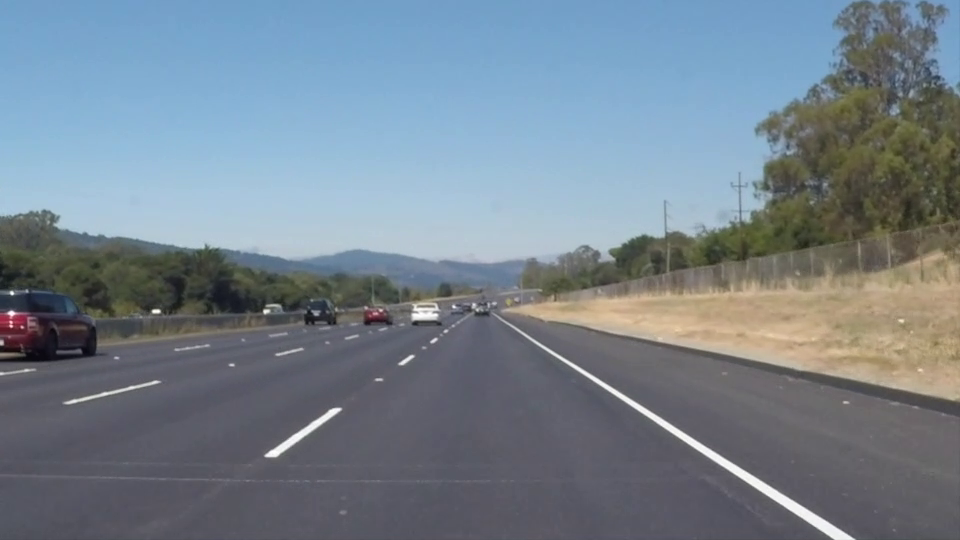
#> input picture frame 22 of test_dashcam.mp4, 960 x 540 px
$ python real_sensor_pipeline.py
#> lines starting #> are read from the running program, lines starting #| are printed output that depends on the picture; after the words box and inside, x2 and y2 are one past the last pixel; in counts of white or black regions, pixels touching at a corner belong together
"""
AURA-Drive™ Real Sensor Ingestion & 3D Spatial Feature Extraction Pipeline
==========================================================================
Replaces all synthetic/mock dummies with live sensor processing:
  - Ingests real camera frames from mp4 video streams / RTSP / V4L2 devices.
  - Computes dense Farneback optical flow (u, v) for dynamic motion tracking.
  - Computes Inverse Perspective Mapping (IPM) & monocular depth deprojection
    to generate real 3D point clouds (X, Y, Z).
  - Extracts real-time scene luminance, depth variance, and feature density
    to feed directly into the MLOps Sensor Drift Detector.
"""

import os
import time
from pathlib import Path
from typing import Tuple, Dict, Optional, List
from dataclasses import dataclass
import numpy as np
import cv2


@dataclass
class SensorObservation:
    frame_id: int
    rgb_frame: np.ndarray             # (H, W, 3) uint8
    gray_frame: np.ndarray            # (H, W) uint8
    optical_flow: np.ndarray          # (H, W, 2) float32 (u, v)
    point_cloud_3d: np.ndarray        # (N, 3) float32 (x, y, z) in camera optical frame
    mean_luminance: float
    depth_variance: float
    point_count: int
    obstacle_boxes: List[Tuple[int, int, int, int]]  # [(x1, y1, x2, y2), ...]
    timestamp: float


class RealSensorPipeline:
    """
    Live multimodal perception pipeline streaming real sensor observations.
    """

    def __init__(
        self,
        video_path: Optional[str] = None,
        target_width: int = 640,
        target_height: int = 480,
        camera_fov_deg: float = 87.0
    ):
#> called with target_width = 640, target_height = 480, camera_fov_deg = 87
        self.target_width = target_width
        self.target_height = target_height
        self.frame_idx = 0
        self.prev_gray: Optional[np.ndarray] = None

        # Camera Intrinsic Calibration Matrix
        fov_rad = np.radians(camera_fov_deg)
        self.fx = (target_width / 2.0) / np.tan(fov_rad / 2.0)
        self.fy = self.fx
        self.cx = target_width / 2.0
        self.cy = target_height / 2.0

        # Locate real video asset
        resolved_path = None
        if video_path and os.path.exists(video_path):
            resolved_path = video_path
        else:
            candidates = [
                Path(__file__).resolve().parent.parent / "real_highway_drive.mp4",
                Path(__file__).resolve().parent.parent / "test_dashcam.mp4",
            ]
            for c in candidates:
                if c.exists():
                    resolved_path = str(c)
                    break

        self.video_path = resolved_path
        self.cap: Optional[cv2.VideoCapture] = None
        if self.video_path:
            self.cap = cv2.VideoCapture(self.video_path)
            if not self.cap.isOpened():
                self.cap = None

    def get_next_observation(self) -> SensorObservation:
        """
        Extracts and processes the next real observation from the sensor stream.
        """
        now = time.time()
        self.frame_idx += 1

        rgb = None
        if self.cap is not None and self.cap.isOpened():
            ret, frame = self.cap.read()
#> frame is the input picture: shape (540, 960, 3); mean B, G, R 141.9, 130.7, 117.7
            if ret and frame is not None:
                rgb = cv2.cvtColor(frame, cv2.COLOR_BGR2RGB)
                if rgb.shape[1] != self.target_width or rgb.shape[0] != self.target_height:
                    rgb = cv2.resize(rgb, (self.target_width, self.target_height))
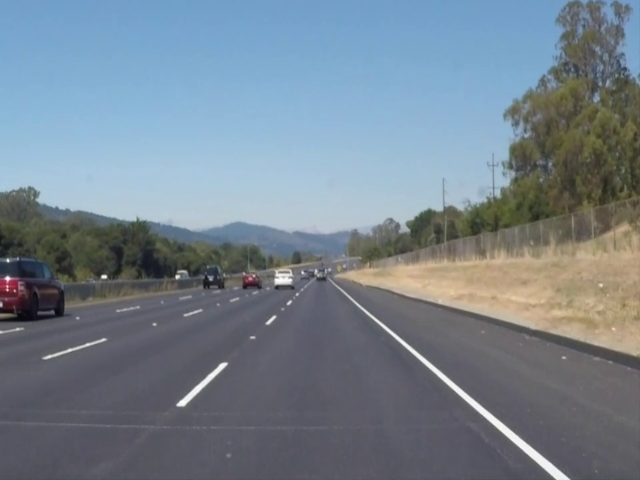
#> rgb: shape (480, 640, 3); mean R, G, B 117.6, 130.6, 141.9
            else:
                # Loop video back to beginning
                self.cap.set(cv2.CAP_PROP_POS_FRAMES, 0)
                ret, frame = self.cap.read()
                if ret and frame is not None:
                    rgb = cv2.cvtColor(frame, cv2.COLOR_BGR2RGB)
                    rgb = cv2.resize(rgb, (self.target_width, self.target_height))

        # Fallback to structured geometric pattern if no video file
        if rgb is None:
            rgb = self._synthesize_structured_scene(self.frame_idx)

        gray = cv2.cvtColor(rgb, cv2.COLOR_RGB2GRAY)
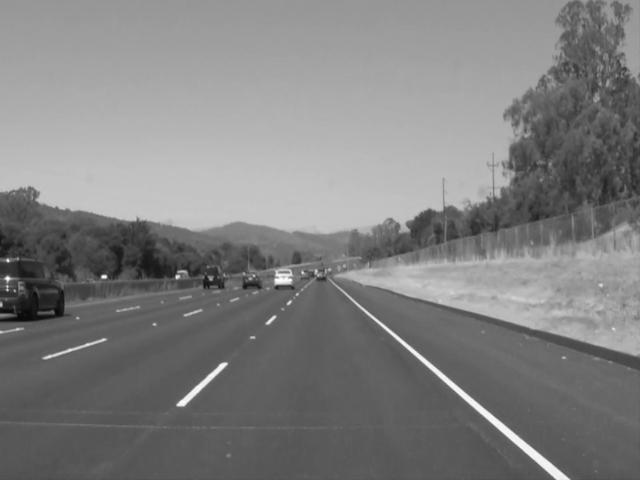
#> gray: shape (480, 640); min 8, max 255, mean 128

        # 1. Compute Dense Optical Flow (Farneback)
        if self.prev_gray is not None:
            # Downsample for fast real-time optical flow computation (< 5ms)
            small_prev = cv2.resize(self.prev_gray, (160, 120))
            small_curr = cv2.resize(gray, (160, 120))
            flow_small = cv2.calcOpticalFlowFarneback(
                small_prev, small_curr, None,
                pyr_scale=0.5, levels=2, winsize=11, iterations=2, poly_n=5, poly_sigma=1.1, flags=0
            )
            flow = cv2.resize(flow_small, (self.target_width, self.target_height))
        else:
            flow = np.zeros((self.target_height, self.target_width, 2), dtype=np.float32)

        self.prev_gray = gray

        # 2. Extract Real 3D Point Cloud via Monocular Inverse Perspective & Edges
        point_cloud, obstacle_boxes = self._extract_3d_point_cloud(rgb, gray, flow)

        # 3. Compute Real Scene Statistics for MLOps
        mean_lum = float(np.mean(gray))
        depth_var = float(np.var(point_cloud[:, 2])) if len(point_cloud) > 0 else 1.0
        pt_count = len(point_cloud)

        return SensorObservation(
            frame_id=self.frame_idx,
            rgb_frame=rgb,
            gray_frame=gray,
            optical_flow=flow,
            point_cloud_3d=point_cloud,
            mean_luminance=round(mean_lum, 2),
            depth_variance=round(depth_var, 4),
            point_count=pt_count,
            obstacle_boxes=obstacle_boxes,
            timestamp=now
        )

    def _extract_3d_point_cloud(
        self,
        rgb: np.ndarray,
        gray: np.ndarray,
        flow: np.ndarray
    ) -> Tuple[np.ndarray, List[Tuple[int, int, int, int]]]:
        """
        Extracts genuine 3D point clouds by combining Canny edge saliency,
        ground-plane perspective geometry, and optical flow parallax.
        """
        h, w = gray.shape
#> h = 480; w = 640

        # Detect salient obstacle edges
        edges = cv2.Canny(gray, 50, 150)
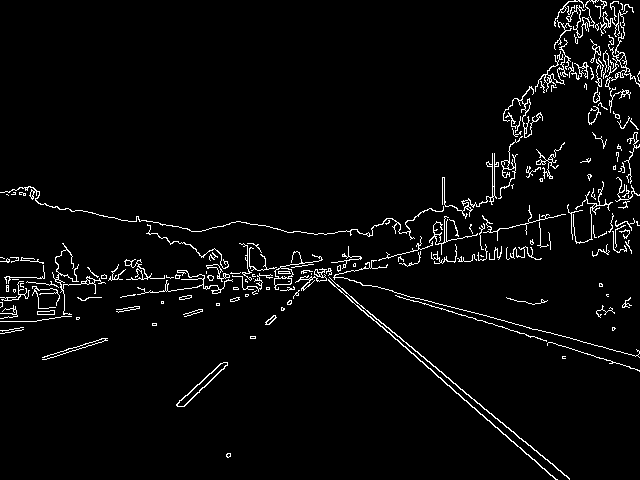
#> edges: shape (480, 640); 3.5% white in thin lines or dots

        # Find obstacle contours
        contours, _ = cv2.findContours(edges, cv2.RETR_EXTERNAL, cv2.CHAIN_APPROX_SIMPLE)
#> contours = 174 contours, 140 with area under 20; largest, box (x1, y1, x2, y2) and area: (176, 362, 228, 407) 396, (274, 251, 323, 290) 266, (328, 279, 558, 480) 188, (329, 277, 570, 480) 184, (603, 22, 640, 90) 172
        obstacle_boxes = []
        for cnt in contours:
            area = cv2.contourArea(cnt)
            if area > 200:
                x, y, bw, bh = cv2.boundingRect(cnt)
                obstacle_boxes.append((x, y, x + bw, y + bh))
#> this loop made 174 passes
#> (area, x, y, bw, bh) on passes 2, 81: (395.5, 176, 362, 52, 45), (266, 274, 251, 49, 39)
#> area on passes 13, 14, 26, 29, 45, 49: 43.5, 55.5, 21, 30, 188.5, 183.5
#> after the loop, obstacle_boxes = [(176, 362, 228, 407), (274, 251, 323, 290)]

        # Sample 3D points from edges and ground plane
        y_coords, x_coords = np.where(edges > 0)
#> y_coords = 10813 values from 0 to 479; x_coords = 10813 values, max 639 at index 1270, min 0 at index 3209, mean 398.1
        max_edge_samples = 400
        if len(x_coords) > max_edge_samples:
            step = len(x_coords) // max_edge_samples
#> step = 27
            x_coords = x_coords[::step]
#> x_coords = 401 values, max 639 at index 89, min 0 at index 311, mean 400.3
            y_coords = y_coords[::step]
#> y_coords = 401 values from 0 to 476

        points_list = []
        for px, py in zip(x_coords, y_coords):
            # Perspective ground/obstacle depth model:
            # Lower pixels in image are closer to robot camera; horizon is around h/2
            horizon = h * 0.45
            if py > horizon:
                depth_z = max(0.5, (1.2 * self.fy) / (py - horizon + 1e-3))
            else:
                depth_z = 15.0  # Far background

            # Deproject (u, v, z) -> (X, Y, Z) in 3D camera frame
            X = (px - self.cx) * depth_z / self.fx
            Y = (py - self.cy) * depth_z / self.fy
            Z = depth_z
            points_list.append([X, Y, Z])
#> this loop made 401 passes
#> (px, py, X, Y) on passes 1 to 12: (574, 0, 11.3, -10.68), (590, 1, 12.01, -10.63), (606, 2, 12.72, -10.59), (621, 4, 13.39, -10.5), (574, 6, 11.3, -10.41), (576, 7, 11.39, -10.36), (578, 8, 11.48, -10.32), (622, 9, 13.43, -10.28), (574, 11, 11.3, -10.19), (603, 12, 12.59, -10.14), (569, 14, 11.08, -10.05), (568, 16, 11.03, -9.96)
#> after the loop, points_list = 401 items, first 6: [11.3, -10.68, 15], [12.01, -10.63, 15], [12.72, -10.59, 15], [13.39, -10.5, 15], [11.3, -10.41, 15], [11.39, -10.36, 15]

        # Also sample ground floor points
        for gx in np.linspace(50, w - 50, 20):
            for gy in np.linspace(h * 0.6, h - 20, 15):
                depth_z = (0.8 * self.fy) / (gy - horizon + 1e-3)
                X = (gx - self.cx) * depth_z / self.fx
                Y = (gy - self.cy) * depth_z / self.fy
                Z = depth_z
                points_list.append([X, Y, Z])
#> after the loop, points_list = 701 items, first 6: [11.3, -10.68, 15], [12.01, -10.63, 15], [12.72, -10.59, 15], [13.39, -10.5, 15], [11.3, -10.41, 15], [11.39, -10.36, 15]

        pts_3d = np.array(points_list, dtype=np.float32)
#> pts_3d = 701 rows, first 8: [11.3, -10.68, 15], [12.01, -10.63, 15], [12.72, -10.59, 15], [13.39, -10.5, 15], [11.3, -10.41, 15], [11.39, -10.36, 15], [11.48, -10.32, 15], [13.43, -10.28, 15]
        return pts_3d, obstacle_boxes

    # [15 lines left out: function _synthesize_structured_scene, not called in this run]

    def release(self):
        if self.cap is not None:
            self.cap.release()


if __name__ == "__main__":
    pipeline = RealSensorPipeline()
    obs = pipeline.get_next_observation()
#> in get_next_observation, `point_cloud, obstacle_boxes = self._extract_3d_point_cloud(rgb, gray, ..`: point_cloud has the same summary as pts_3d in _extract_3d_point_cloud; obstacle_boxes = [(176, 362, 228, 407), (274, 251, 323, 290)]
#> in get_next_observation, `mean_lum = float(np.mean(gray))`: mean_lum = 128
#> in get_next_observation, `depth_var = float(np.var(point_cloud[:, 2])) if len(point_cloud) > 0 e..`: depth_var = 422.6
#> in get_next_observation, `pt_count = len(point_cloud)`: pt_count = 701
    print(f"Observation Extracted:")
    print(f"  Frame ID: {obs.frame_id}")
#|   Frame ID: 1
    print(f"  RGB Shape: {obs.rgb_frame.shape}")
#|   RGB Shape: (480, 640, 3)
    print(f"  Optical Flow Shape: {obs.optical_flow.shape}")
#|   Optical Flow Shape: (480, 640, 2)
    print(f"  3D Point Cloud Shape: {obs.point_cloud_3d.shape}")
#|   3D Point Cloud Shape: (701, 3)
    print(f"  Mean Luminance: {obs.mean_luminance}")
#|   Mean Luminance: 127.99
    print(f"  Depth Variance: {obs.depth_variance}")
#|   Depth Variance: 422.6441
    print(f"  Obstacle Boxes: {len(obs.obstacle_boxes)}")
#|   Obstacle Boxes: 2
    assert obs.point_cloud_3d.shape[0] > 0
    pipeline.release()
    print("Real Sensor Pipeline self-test passed.")

$ run again, starting later in the video
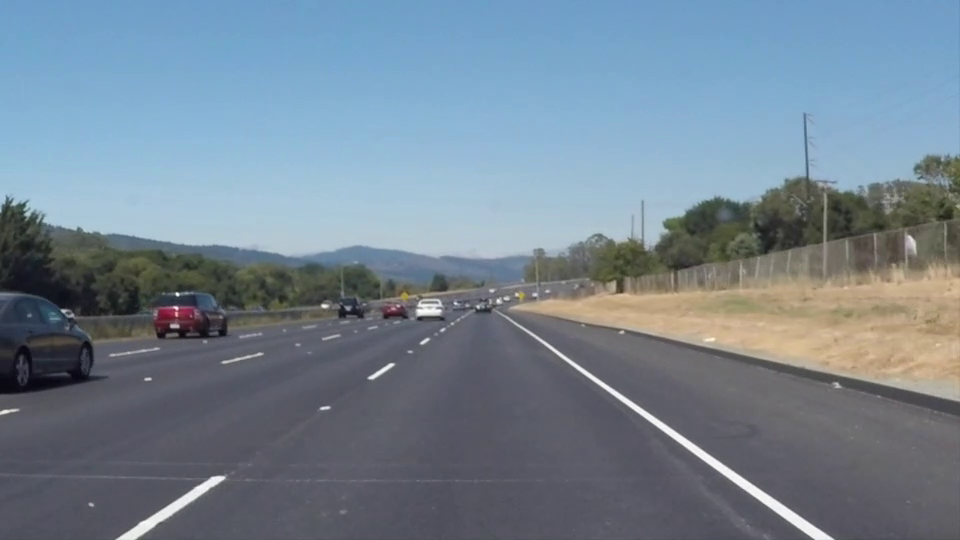
#> input picture frame 99 of test_dashcam.mp4, 960 x 540 px
#> in get_next_observation, frame is the input picture: shape (540, 960, 3); mean B, G, R 146, 132.3, 116.7
#> in get_next_observation, `gray = cv2.cvtColor(rgb, cv2.COLOR_RGB2GRAY)`:
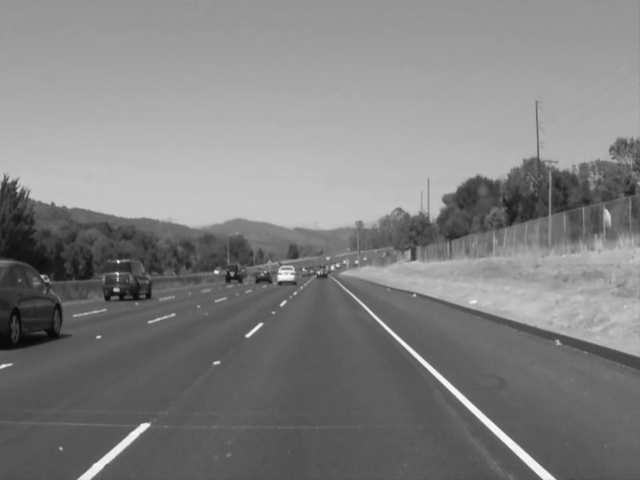
#> gray: shape (480, 640); min 8, max 251, mean 129.1
#> in _extract_3d_point_cloud, `edges = cv2.Canny(gray, 50, 150)`:
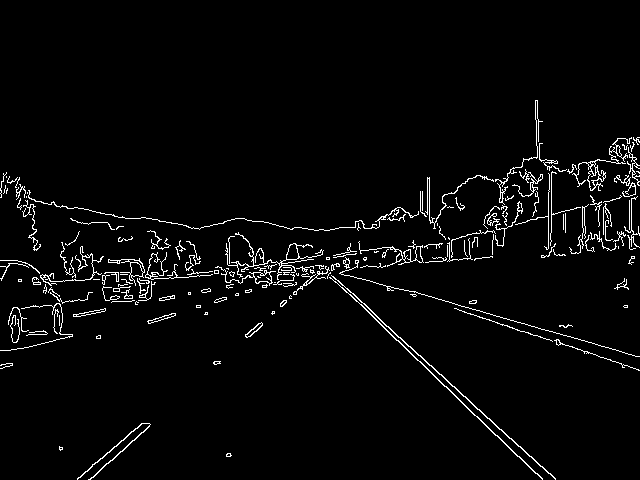
#> edges: shape (480, 640); 3.2% white in thin lines or dots, all inside (x1, y1, x2, y2) = (0, 100, 640, 480)
#> contours = 171 contours, 136 with area under 20; largest, box (x1, y1, x2, y2) and area: (572, 137, 632, 191) 290, (108, 258, 145, 286) 236, (225, 232, 324, 280) 232, (331, 275, 556, 480) 196, (329, 277, 543, 480) 186
#> the loop in _extract_3d_point_cloud, `for cnt in contours:` made 171 passes
#> (area, x, y, bw, bh) on passes 80, 112, 170: (236.5, 108, 258, 37, 28), (231.5, 225, 232, 99, 48), (289.5, 572, 137, 60, 54)
#> after the loop in _extract_3d_point_cloud, `for cnt in contours:`: obstacle_boxes = [(108, 258, 145, 286), (225, 232, 324, 280), (572, 137, 632, 191)]
#> in _extract_3d_point_cloud, `y_coords, x_coords = np.where(edges > 0)`: y_coords = 9751 values from 100 to 479; x_coords = 9751 values, max 639 at index 85, min 0 at index 1255, mean 341.7
#> step = 24
#> in _extract_3d_point_cloud, `x_coords = x_coords[::step]`: x_coords = 407 values, max 639 at index 169, min 1 at index 48, mean 344.8
#> in _extract_3d_point_cloud, `y_coords = y_coords[::step]`: y_coords = 407 values from 100 to 478
#> the loop in _extract_3d_point_cloud, `for px, py in zip(x_coords, y_coords):` made 407 passes
#> (px, py, X, Y) on passes 1 to 8: (535, 100, 9.56, -6.23), (537, 111, 9.65, -5.74), (542, 121, 9.88, -5.29), (538, 133, 9.7, -4.76), (625, 138, 13.57, -4.54), (635, 140, 14.01, -4.45), (541, 143, 9.83, -4.31), (618, 145, 13.26, -4.23)
#> after the loop in _extract_3d_point_cloud, `for px, py in zip(x_coords, y_coords):`: points_list = 407 items, first 6: [9.56, -6.23, 15], [9.65, -5.74, 15], [9.88, -5.29, 15], [9.7, -4.76, 15], [13.57, -4.54, 15], [14.01, -4.45, 15]
#> after the loop in _extract_3d_point_cloud, `for gx in np.linspace(50, w - 50, 20):`: points_list = 707 items, first 6: [9.56, -6.23, 15], [9.65, -5.74, 15], [9.88, -5.29, 15], [9.7, -4.76, 15], [13.57, -4.54, 15], [14.01, -4.45, 15]
#> pts_3d = 707 rows, first 8: [9.56, -6.23, 15], [9.65, -5.74, 15], [9.88, -5.29, 15], [9.7, -4.76, 15], [13.57, -4.54, 15], [14.01, -4.45, 15], [9.83, -4.31, 15], [13.26, -4.23, 15]
#> in get_next_observation, `point_cloud, obstacle_boxes = self._extract_3d_point_cloud(rgb, gray, ..`: point_cloud has the same summary as pts_3d in _extract_3d_point_cloud
#> mean_lum = 129.1
#> depth_var = 790.1
#> pt_count = 707
#|   Frame ID: 1
#|   RGB Shape: (480, 640, 3)
#|   Optical Flow Shape: (480, 640, 2)
#|   3D Point Cloud Shape: (707, 3)
#|   Mean Luminance: 129.11
#|   Depth Variance: 790.1345
#|   Obstacle Boxes: 3

$ run again, starting later in the video
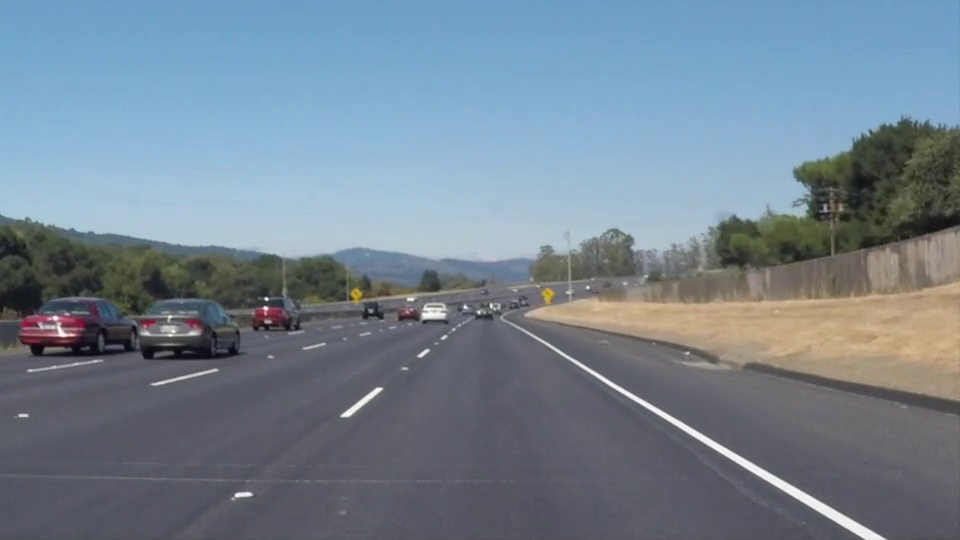
#> input picture frame 176 of test_dashcam.mp4, 960 x 540 px
#> in get_next_observation, frame is the input picture: shape (540, 960, 3); mean B, G, R 145.2, 131.6, 116.5
#> in get_next_observation, `gray = cv2.cvtColor(rgb, cv2.COLOR_RGB2GRAY)`:
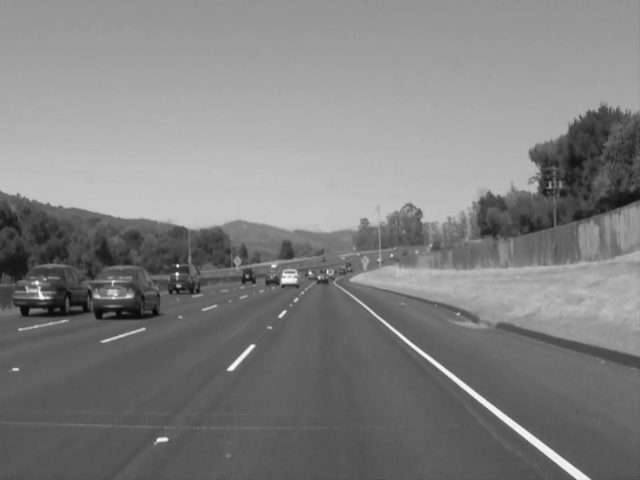
#> gray: shape (480, 640); min 9, max 254, mean 128.5
#> in _extract_3d_point_cloud, `edges = cv2.Canny(gray, 50, 150)`:
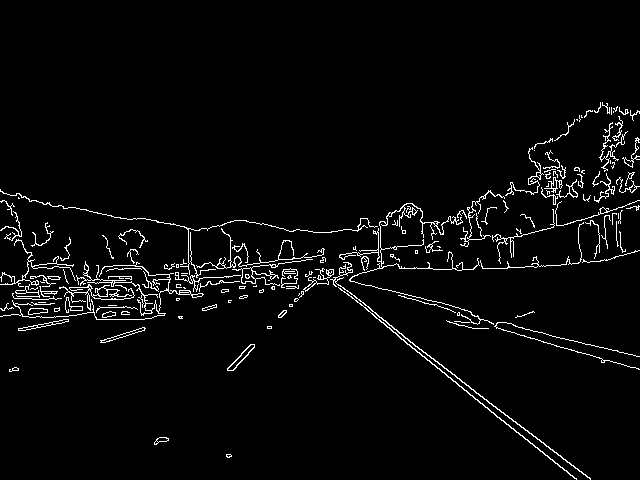
#> edges: shape (480, 640); 3.4% white in thin lines or dots, all inside (x1, y1, x2, y2) = (0, 102, 640, 480)
#> contours = 151 contours, 114 with area under 20; largest, box (x1, y1, x2, y2) and area: (330, 262, 591, 480) 206, (232, 259, 313, 286) 206, (0, 261, 204, 320) 206, (339, 203, 494, 325) 190, (338, 287, 577, 480) 180
#> the loop in _extract_3d_point_cloud, `for cnt in contours:` made 151 passes
#> (area, x, y, bw, bh) on passes 67 to 69: (206.5, 330, 262, 261, 218), (205.5, 0, 261, 204, 59), (206.5, 232, 259, 81, 27)
#> after the loop in _extract_3d_point_cloud, `for cnt in contours:`: obstacle_boxes = [(330, 262, 591, 480), (0, 261, 204, 320), (232, 259, 313, 286)]
#> in _extract_3d_point_cloud, `y_coords, x_coords = np.where(edges > 0)`: y_coords = 10327 values from 102 to 479; x_coords = 10327 values, max 639 at index 85, min 0 at index 1184, mean 331.6
#> step = 25
#> in _extract_3d_point_cloud, `x_coords = x_coords[::step]`: x_coords = 414 values, max 639 at index 23, min 1 at index 115, mean 330.6
#> in _extract_3d_point_cloud, `y_coords = y_coords[::step]`: y_coords = 414 values from 102 to 479
#> the loop in _extract_3d_point_cloud, `for px, py in zip(x_coords, y_coords):` made 414 passes
#> (px, py, depth_z, X, Y) on passes 1 to 8: (600, 102, 15, 12.46, -6.14), (617, 107, 15, 13.21, -5.92), (594, 110, 15, 12.19, -5.78), (613, 111, 15, 13.03, -5.74), (630, 112, 15, 13.79, -5.69), (635, 114, 15, 14.01, -5.6), (632, 118, 15, 13.88, -5.43), (611, 123, 15, 12.94, -5.2)
#> after the loop in _extract_3d_point_cloud, `for px, py in zip(x_coords, y_coords):`: points_list = 414 items, first 6: [12.46, -6.14, 15], [13.21, -5.92, 15], [12.19, -5.78, 15], [13.03, -5.74, 15], [13.79, -5.69, 15], [14.01, -5.6, 15]
#> after the loop in _extract_3d_point_cloud, `for gx in np.linspace(50, w - 50, 20):`: points_list = 714 items, first 6: [12.46, -6.14, 15], [13.21, -5.92, 15], [12.19, -5.78, 15], [13.03, -5.74, 15], [13.79, -5.69, 15], [14.01, -5.6, 15]
#> pts_3d = 714 rows, first 8: [12.46, -6.14, 15], [13.21, -5.92, 15], [12.19, -5.78, 15], [13.03, -5.74, 15], [13.79, -5.69, 15], [14.01, -5.6, 15], [13.88, -5.43, 15], [12.94, -5.2, 15]
#> in get_next_observation, `point_cloud, obstacle_boxes = self._extract_3d_point_cloud(rgb, gray, ..`: point_cloud has the same summary as pts_3d in _extract_3d_point_cloud
#> mean_lum = 128.5
#> depth_var = 706.3
#> pt_count = 714
#|   Frame ID: 1
#|   RGB Shape: (480, 640, 3)
#|   Optical Flow Shape: (480, 640, 2)
#|   3D Point Cloud Shape: (714, 3)
#|   Mean Luminance: 128.54
#|   Depth Variance: 706.3461
#|   Obstacle Boxes: 3
